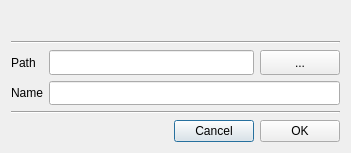
<?xml version="1.0" encoding="UTF-8"?>
<ui version="4.0">
 <class>GUI_EditLibrary</class>
 <widget class="QDialog" name="GUI_EditLibrary">
  <property name="geometry">
   <rect>
    <x>0</x>
    <y>0</y>
    <width>351</width>
    <height>153</height>
   </rect>
  </property>
  <layout class="QGridLayout" name="gridLayout">
   <item row="3" column="0">
    <widget class="QLabel" name="lab_path">
     <property name="text">
      <string notr="true">Path</string>
     </property>
    </widget>
   </item>
   <item row="4" column="0">
    <widget class="QLabel" name="lab_name">
     <property name="text">
      <string notr="true">Name</string>
     </property>
    </widget>
   </item>
   <item row="0" column="0" colspan="3">
    <widget class="QLabel" name="lab_title">
     <property name="text">
      <string notr="true"/>
     </property>
    </widget>
   </item>
   <item row="7" column="0" colspan="3">
    <widget class="Line" name="line">
     <property name="orientation">
      <enum>Qt::Horizontal</enum>
     </property>
    </widget>
   </item>
   <item row="2" column="0" colspan="3">
    <widget class="Line" name="line_2">
     <property name="orientation">
      <enum>Qt::Horizontal</enum>
     </property>
    </widget>
   </item>
   <item row="4" column="1" colspan="2">
    <widget class="QLineEdit" name="le_name">
     <property name="sizePolicy">
      <sizepolicy hsizetype="Expanding" vsizetype="Minimum">
       <horstretch>0</horstretch>
       <verstretch>0</verstretch>
      </sizepolicy>
     </property>
    </widget>
   </item>
   <item row="8" column="0" colspan="3">
    <layout class="QHBoxLayout" name="horizontalLayout">
     <item>
      <spacer name="horizontalSpacer">
       <property name="orientation">
        <enum>Qt::Horizontal</enum>
       </property>
       <property name="sizeHint" stdset="0">
        <size>
         <width>40</width>
         <height>20</height>
        </size>
       </property>
      </spacer>
     </item>
     <item>
      <widget class="QPushButton" name="btn_cancel">
       <property name="text">
        <string notr="true">Cancel</string>
       </property>
       <property name="shortcut">
        <string notr="true">Esc</string>
       </property>
      </widget>
     </item>
     <item>
      <widget class="QPushButton" name="btn_ok">
       <property name="text">
        <string notr="true">OK</string>
       </property>
       <property name="shortcut">
        <string notr="true">Return</string>
       </property>
      </widget>
     </item>
    </layout>
   </item>
   <item row="3" column="1">
    <widget class="QLineEdit" name="le_path">
     <property name="sizePolicy">
      <sizepolicy hsizetype="MinimumExpanding" vsizetype="Preferred">
       <horstretch>0</horstretch>
       <verstretch>0</verstretch>
      </sizepolicy>
     </property>
     <property name="readOnly">
      <bool>true</bool>
     </property>
    </widget>
   </item>
   <item row="3" column="2">
    <widget class="QPushButton" name="btn_choose_dir">
     <property name="sizePolicy">
      <sizepolicy hsizetype="Minimum" vsizetype="Preferred">
       <horstretch>0</horstretch>
       <verstretch>0</verstretch>
      </sizepolicy>
     </property>
     <property name="text">
      <string notr="true">...</string>
     </property>
    </widget>
   </item>
  </layout>
 </widget>
 <tabstops>
  <tabstop>le_name</tabstop>
  <tabstop>btn_ok</tabstop>
  <tabstop>btn_cancel</tabstop>
 </tabstops>
 <resources/>
 <connections/>
</ui>
